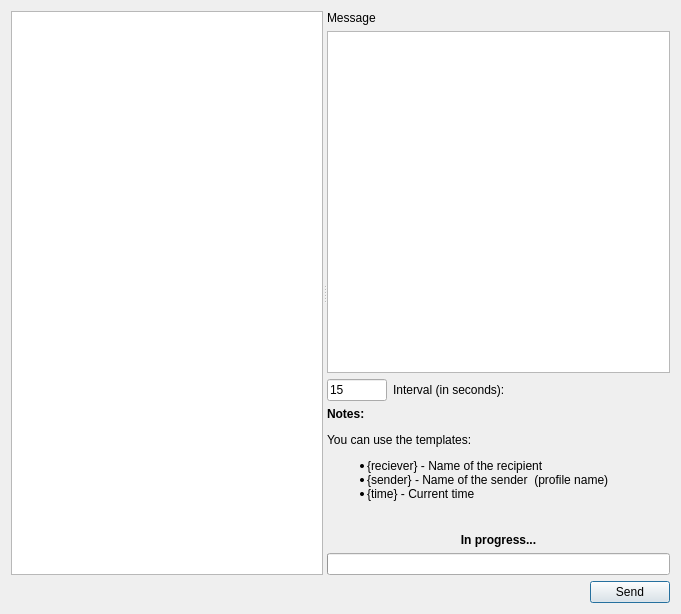
<?xml version="1.0" encoding="UTF-8"?>
<ui version="4.0">
 <class>Dialog</class>
 <widget class="QDialog" name="Dialog">
  <property name="geometry">
   <rect>
    <x>0</x>
    <y>0</y>
    <width>681</width>
    <height>614</height>
   </rect>
  </property>
  <property name="windowTitle">
   <string>Multiply Sending</string>
  </property>
  <layout class="QGridLayout" name="gridLayout_2">
   <item row="0" column="0" colspan="2">
    <widget class="QSplitter" name="splitter">
     <property name="orientation">
      <enum>Qt::Horizontal</enum>
     </property>
     <widget class="QTreeView" name="treeView">
      <property name="sizePolicy">
       <sizepolicy hsizetype="Ignored" vsizetype="Preferred">
        <horstretch>0</horstretch>
        <verstretch>0</verstretch>
       </sizepolicy>
      </property>
      <property name="baseSize">
       <size>
        <width>0</width>
        <height>0</height>
       </size>
      </property>
      <property name="frameShape">
       <enum>QFrame::StyledPanel</enum>
      </property>
      <property name="frameShadow">
       <enum>QFrame::Sunken</enum>
      </property>
      <property name="alternatingRowColors">
       <bool>true</bool>
      </property>
      <property name="selectionBehavior">
       <enum>QAbstractItemView::SelectRows</enum>
      </property>
      <property name="iconSize">
       <size>
        <width>16</width>
        <height>16</height>
       </size>
      </property>
      <property name="autoExpandDelay">
       <number>5</number>
      </property>
      <property name="sortingEnabled">
       <bool>true</bool>
      </property>
      <property name="animated">
       <bool>true</bool>
      </property>
      <attribute name="headerVisible">
       <bool>false</bool>
      </attribute>
      <attribute name="headerVisible">
       <bool>false</bool>
      </attribute>
     </widget>
     <widget class="QWidget" name="gridLayoutWidget">
      <layout class="QGridLayout" name="gridLayout">
       <item row="0" column="0">
        <widget class="QLabel" name="label">
         <property name="text">
          <string>Message</string>
         </property>
        </widget>
       </item>
       <item row="1" column="0">
        <widget class="QTextEdit" name="messageEdit"/>
       </item>
       <item row="2" column="0">
        <layout class="QHBoxLayout" name="horizontalLayout">
         <item>
          <widget class="QLineEdit" name="intervalEdit">
           <property name="sizePolicy">
            <sizepolicy hsizetype="Preferred" vsizetype="Fixed">
             <horstretch>0</horstretch>
             <verstretch>0</verstretch>
            </sizepolicy>
           </property>
           <property name="minimumSize">
            <size>
             <width>60</width>
             <height>0</height>
            </size>
           </property>
           <property name="maximumSize">
            <size>
             <width>60</width>
             <height>16777215</height>
            </size>
           </property>
           <property name="text">
            <string>15</string>
           </property>
          </widget>
         </item>
         <item>
          <widget class="QLabel" name="label_3">
           <property name="sizePolicy">
            <sizepolicy hsizetype="Preferred" vsizetype="Preferred">
             <horstretch>0</horstretch>
             <verstretch>0</verstretch>
            </sizepolicy>
           </property>
           <property name="layoutDirection">
            <enum>Qt::LeftToRight</enum>
           </property>
           <property name="text">
            <string>Interval (in seconds):</string>
           </property>
          </widget>
         </item>
         <item>
          <spacer name="horizontalSpacer_2">
           <property name="orientation">
            <enum>Qt::Horizontal</enum>
           </property>
           <property name="sizeHint" stdset="0">
            <size>
             <width>40</width>
             <height>20</height>
            </size>
           </property>
          </spacer>
         </item>
        </layout>
       </item>
       <item row="3" column="0">
        <widget class="QLabel" name="label_2">
         <property name="text">
          <string>&lt;!DOCTYPE HTML PUBLIC &quot;-//W3C//DTD HTML 4.0//EN&quot; &quot;http://www.w3.org/TR/REC-html40/strict.dtd&quot;&gt;
&lt;html&gt;&lt;head&gt;&lt;meta name=&quot;qrichtext&quot; content=&quot;1&quot; /&gt;&lt;style type=&quot;text/css&quot;&gt;
p, li { white-space: pre-wrap; }
&lt;/style&gt;&lt;/head&gt;&lt;body style=&quot; font-family:'Droid Sans'; font-size:9pt; font-weight:400; font-style:normal;&quot;&gt;
&lt;p style=&quot; margin-top:12px; margin-bottom:12px; margin-left:0px; margin-right:0px; -qt-block-indent:0; text-indent:0px;&quot;&gt;&lt;span style=&quot; font-weight:600;&quot;&gt;Notes:&lt;/span&gt;&lt;/p&gt;
&lt;p style=&quot; margin-top:12px; margin-bottom:12px; margin-left:0px; margin-right:0px; -qt-block-indent:0; text-indent:0px;&quot;&gt;You can use the templates:&lt;/p&gt;
&lt;ul style=&quot;-qt-list-indent: 1;&quot;&gt;&lt;li style=&quot; margin-top:12px; margin-bottom:0px; margin-left:0px; margin-right:0px; -qt-block-indent:0; text-indent:0px;&quot;&gt;{reciever} - Name of the recipient &lt;/li&gt;
&lt;li style=&quot; margin-top:0px; margin-bottom:0px; margin-left:0px; margin-right:0px; -qt-block-indent:0; text-indent:0px;&quot;&gt;{sender} - Name of the sender  (profile name)&lt;/li&gt;
&lt;li style=&quot; margin-top:0px; margin-bottom:12px; margin-left:0px; margin-right:0px; -qt-block-indent:0; text-indent:0px;&quot;&gt;{time} - Current time&lt;/li&gt;&lt;/ul&gt;
&lt;p style=&quot;-qt-paragraph-type:empty; margin-top:0px; margin-bottom:12px; margin-left:0px; margin-right:0px; -qt-block-indent:1; text-indent:0px;&quot;&gt;&lt;/p&gt;&lt;/body&gt;&lt;/html&gt;</string>
         </property>
         <property name="textFormat">
          <enum>Qt::RichText</enum>
         </property>
         <property name="textInteractionFlags">
          <set>Qt::TextBrowserInteraction</set>
         </property>
        </widget>
       </item>
       <item row="4" column="0">
        <widget class="QLabel" name="progressHint">
         <property name="sizePolicy">
          <sizepolicy hsizetype="Expanding" vsizetype="Fixed">
           <horstretch>0</horstretch>
           <verstretch>0</verstretch>
          </sizepolicy>
         </property>
         <property name="text">
          <string>&lt;!DOCTYPE HTML PUBLIC &quot;-//W3C//DTD HTML 4.0//EN&quot; &quot;http://www.w3.org/TR/REC-html40/strict.dtd&quot;&gt;
&lt;html&gt;&lt;head&gt;&lt;meta name=&quot;qrichtext&quot; content=&quot;1&quot; /&gt;&lt;style type=&quot;text/css&quot;&gt;
p, li { white-space: pre-wrap; }
&lt;/style&gt;&lt;/head&gt;&lt;body style=&quot; font-family:'Droid Sans'; font-size:9pt; font-weight:400; font-style:normal;&quot;&gt;
&lt;p style=&quot; margin-top:0px; margin-bottom:0px; margin-left:0px; margin-right:0px; -qt-block-indent:0; text-indent:0px;&quot;&gt;&lt;span style=&quot; font-weight:600;&quot;&gt;In progress...&lt;/span&gt;&lt;/p&gt;&lt;/body&gt;&lt;/html&gt;</string>
         </property>
         <property name="alignment">
          <set>Qt::AlignCenter</set>
         </property>
         <property name="wordWrap">
          <bool>true</bool>
         </property>
        </widget>
       </item>
       <item row="5" column="0">
        <widget class="QProgressBar" name="progressBar">
         <property name="sizePolicy">
          <sizepolicy hsizetype="Expanding" vsizetype="Fixed">
           <horstretch>0</horstretch>
           <verstretch>0</verstretch>
          </sizepolicy>
         </property>
         <property name="maximum">
          <number>150</number>
         </property>
         <property name="value">
          <number>0</number>
         </property>
         <property name="format">
          <string/>
         </property>
        </widget>
       </item>
      </layout>
     </widget>
    </widget>
   </item>
   <item row="1" column="0">
    <spacer name="horizontalSpacer_3">
     <property name="orientation">
      <enum>Qt::Horizontal</enum>
     </property>
     <property name="sizeHint" stdset="0">
      <size>
       <width>40</width>
       <height>20</height>
      </size>
     </property>
    </spacer>
   </item>
   <item row="1" column="1">
    <widget class="QPushButton" name="sendButton">
     <property name="sizePolicy">
      <sizepolicy hsizetype="Fixed" vsizetype="Fixed">
       <horstretch>0</horstretch>
       <verstretch>0</verstretch>
      </sizepolicy>
     </property>
     <property name="text">
      <string>Send</string>
     </property>
    </widget>
   </item>
  </layout>
 </widget>
 <tabstops>
  <tabstop>intervalEdit</tabstop>
  <tabstop>sendButton</tabstop>
 </tabstops>
 <resources/>
 <connections/>
</ui>
